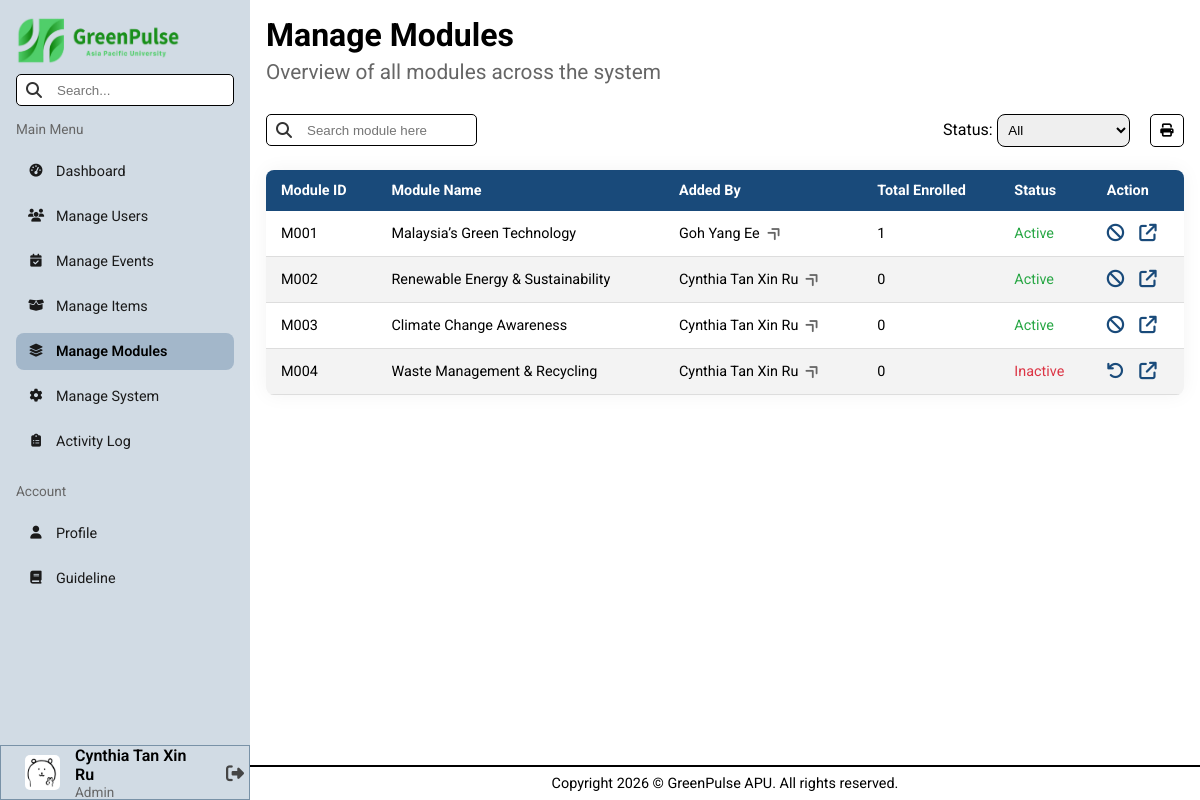
/pages/admin/manageModules.php (signed in), run on the app's committed database.
### tables this page shows
CREATE TABLE `users` (
  `user_id` varchar(8) NOT NULL,
  `name` varchar(100) NOT NULL,
  `nationality` varchar(50) DEFAULT NULL,
  `gender` char(1) DEFAULT NULL,
  `date_of_birth` date NOT NULL,
  `contact_number` varchar(12) NOT NULL,
  `education_email` varchar(50) NOT NULL,
  `course_name` varchar(255) NOT NULL,
  `registration_date` date NOT NULL,
  `password` varchar(255) NOT NULL,
  `safety_question_1` varchar(150) DEFAULT NULL,
  `answer_1` varchar(150) DEFAULT NULL,
  `safety_question_2` varchar(150) DEFAULT NULL,
  `answer_2` varchar(150) DEFAULT NULL,
  `green_points` int(11) DEFAULT NULL,
  `total_earned` int(11) DEFAULT NULL,
  `avatar` varchar(255) DEFAULT NULL,
  `role` varchar(50) NOT NULL,
  `last_login` datetime DEFAULT NULL,
  `account_status` varchar(50) NOT NULL DEFAULT 'Active'
);

CREATE TABLE `modules` (
  `module_id` varchar(8) NOT NULL,
  `user_id` varchar(8) NOT NULL,
  `module_name` varchar(100) NOT NULL,
  `module_description` varchar(255) NOT NULL,
  `module_cover` varchar(255) NOT NULL,
  `module_material` varchar(255) NOT NULL,
  `module_video` varchar(255) NOT NULL,
  `module_status` varchar(50) NOT NULL DEFAULT 'Active'
);

### backend/sessionData.php (called while the page is built, shortened)
<?php
    $userID = $_SESSION["userID"];
    $userName = $_SESSION["userName"];
?>

### pages/admin/manageModules.php (the view, shortened to what this page needs)
<?php
    include("../../conn.php");
    include("../../backend/sessionData.php");
    include("../../backend/utility.php");
    $sql = "SELECT * FROM modules";
    $currentStatus = "";
    $result = mysqli_query($conn, $sql);
    $modules = array();
    if (mysqli_num_rows($result) > 0) {
        while ($row = mysqli_fetch_assoc($result)) {
            $modules[] = $row;
        }
    }
?>
<!DOCTYPE html>
<html lang="en">
    <head>
        <link rel="stylesheet" href="../../styles/admin.css">
        <?php include("library.php"); ?>
    </head>
    <body>
        <?php include("header.php"); ?>
        <main class="search-area">
            <h1>Manage Modules</h1>
            <h2 class="page-subTitle">Overview of all modules across the system</h2>
            <div class="action-bar" style="margin: 1em 0;">
                <form action="" method="GET">
                    <div class="table-search-box">
                        <input type="text" name="target" placeholder="Search module here">
                    </div>
                </form>
                <form action="" method="GET" class="select-container" id="module-form">
                    <div class="select-boxs">
                        <div>
                            <label for="moduleStatus">Status: </label>
                            <select name="txtStatus" id="moduleStatus">
                                <option value="" <?php if ($currentStatus === "") echo "selected" ?>>All</option>
                            </select>
                        </div>
                        <button class="print" onclick="window.print()">
                            <i class="fa-solid fa-print"></i>
                        </button>
                    </div>
                </form>
            </div>
            <div class="flex-container desktop-table" style="margin: 1em 0;">
                <table>
                    <thead>
                        <tr>
                            <th>Module ID</th>
                            <th>Module Name</th>
                            <th>Added By</th>
                            <th>Total Enrolled</th>
                            <th>Status</th>
                            <th>Action</th>
                        </tr>
                    </thead>
                    <tbody>
                        <?php
                            foreach ($modules as $row) {
                                $config = tableConfig($row["module_status"]);
                                $textColor = $config[0];
                                $icon = $config[1];
                                $title = $config[2];
                                $nextStatus = $config[3];
                                $author = getUserName($conn, $row["user_id"]);
                                $totalEnrolled = totalEnrolled($conn, $row["module_id"]);
                                echo '<tr>
                                        <td>' . $row['module_id'] . '</td>
                                        <td>' . $row['module_name'] . '</td>
                                        <td>
                                            <a href="viewUserProfile.php?id=' . $row['user_id'] . '" class="redirect-link" title="View User Profile">
                                                ' . $author . '
                                                <i class="fa-solid fa-angle-double-right table-linkIcon"></i>
                                            </a>
                                        </td>
                                        <td>' . $totalEnrolled . '</td>
                                        <td style="color:' . $textColor . '">' . $row['module_status'] . '</td>
                                        <td>
                                            <div class="action-container">
                                                <form action="" method="GET">
                                                    <input type="hidden" name="target_moduleID" value="' . $row['module_id'] . '">
                                                    <input type="hidden" name="next_status" value="' . $nextStatus . '">
                                                    <button name="btnChangeStatus" type="submit" class="action-btn" title="'. $title .'">
                                                        ' . $icon . '
                                                    </button>
                                                </form>
                                                <a href="viewModuleDetails.php?id=' . $row['module_id'] . '" class="action-btn" title="View">
                                                    <i class="fa-solid fa-arrow-up-right-from-square"></i>
                                                </a>
                                            </div>
                                        </td>
                                    </tr>';
                            }
                        ?>
                    </tbody>
                </table>
            </div>
        </main>
        <?php include("footer.php"); ?>
    </body>
</html>

### pages/admin/header.php (shortened to what this page needs)
<?php
    $sql_userInfo = "SELECT avatar FROM users WHERE user_id = '$userID'";
    $result_userInfo = mysqli_query($conn, $sql_userInfo);
    $data_userInfo = mysqli_fetch_assoc($result_userInfo);
    $avatar = $data_userInfo["avatar"] ?? "src/avatars/default.png";
?>
<aside id="sidebar">
    <img src="../../src/elements/logo_horizontal.png" alt="Logo" width="165rem" height="50rem" class="desktop_logo">
    <div class="search-box">
        <input type="text" id="txtSearchInput" placeholder="Search...">
    </div>
    <p class="sidebar-subTitle">Main Menu</p>
    <div class="nav-pages">
        <a id="dashboard" href="index.php">
            <i class="fa-solid fa-gauge-high"></i> Dashboard
        </a>
        <a id="manageUsers" href="manageUsers.php">
            <i class="fa-solid fa-users"></i> Manage Users
        </a>
        <a id="manageEvents" href="manageEvents.php">
            <i class="fa-solid fa-calendar-check"></i> Manage Events
        </a>
        <a id="manageItems" href="manageItems.php">
            <i class="fa-solid fa-box-open"></i> Manage Items
        </a>
        <a id="manageModules" href="manageModules.php">
            <i class="fa-solid fa-layer-group"></i> Manage Modules
        </a>
        <a id="ManageSystem" href="manageSystem.php">
            <i class="fa-solid fa-gear"></i> Manage System
        </a>
        <a id="activityLog" href="activityLog.php">
            <i class="fa-solid fa-clipboard-list"></i> Activity Log
        </a>
    </div>
    <p class="sidebar-subTitle">Account</p>
    <div class="nav-pages">
        <a id="profile" href="profile.php">
            <i class="fa-solid fa-user"></i> Profile
        </a>
        <a id="guildeline" href="guideline.php">
            <i class="fa-solid fa-book"></i> Guideline
        </a>
    </div>
    <div class="user-info-section">
        <img src="../../<?php echo $avatar ?>" alt="user_avatar" width="35px" height="35px">
        <div class="user-info-box">
            <p class="name"> <?php echo $userName ?? "Unknown User" ?> </p>
            <p class="role">Admin</p>
        </div>
        <form action="../../backend/logoutRedirect.php" method="POST" class="logout-form">
            <button type="submit" class="logout-btn" title="Logout">
                <i class="fa-solid fa-right-from-bracket"></i>
            </button>
        </form>
    </div>
</aside>

### backend/utility.php (shortened to what this page needs)
<?php
    function statusColor($status) {
        if ($status === "Active" || $status === "Complete") {
            return "#28a745";
        }
        elseif ($status === "Inactive" || $status === "Pending") {
            return "#dc3545";
        }
    }
    function getUserName($conn, $user_id) {
        $sql = "SELECT name FROM users WHERE user_id = '$user_id'";
        $result = mysqli_query($conn, $sql);
        if (mysqli_num_rows($result) > 0) {
            $row = mysqli_fetch_assoc($result);
            return $row["name"];
        }
        return "User Not Found";
    }
    function tableConfig($status) {
        $icon = ""; $textColor = ""; $nextStatus = "";
        switch ($status) {
            case "Active":
                $icon = "<i class='fa-solid fa-ban'></i>";
                $textColor = statusColor($status);
                $nextStatus = "Inactive";
                break;
            case "Inactive":
                $icon = "<i class='fa-solid fa-undo'></i>";
                $textColor = statusColor($status);
                $nextStatus = "Active";
                break;
        }
        $title = $nextStatus;
        return array($textColor, $icon, $title, $nextStatus);
    }
    function totalEnrolled($conn, $moduleID) {
        $sql = "SELECT COUNT(*) AS total FROM module_history
                WHERE module_id = '$moduleID'";
        $result= mysqli_query($conn, $sql);
        $row = mysqli_fetch_assoc($result);
        return $row["total"];
    }
?>

### styles/admin.css (style rules this page uses)
body { min-height: 100vh; display: grid; grid-template-columns: 250px 1fr; grid-template-rows: 1fr auto; grid-template-areas: "sidebar main" "sidebar footer"; }
aside { grid-area: sidebar; padding: 1em; background-color: #d1dbe4; top: 0; position: sticky; align-self: start; height: 100vh; display: flex; flex-direction: column; z-index: 1000; }
main { grid-area: main; padding: 1em; }
.search-box { margin: 0.5em 0; position: relative; }
.search-box input, .table-search-box input, .popup-form input, .popup-input select, .addNewAnnouncem-form input { width: 100%; height: 2rem; padding: 10px 15px 10px 40px; border-radius: 5px; border: none; outline: none; border: 1px black solid; }
.nav-pages { display: flex; flex-direction: column; margin: 1em 0; gap: 0.5em; }
.nav-pages a, .nav-pages i { color: #1a1a1a; font-size: 0.9em; }
.nav-pages a { text-decoration: none; display: flex; align-items: center; padding: 10px 10px; border-radius: 8px; transition: all 0.3s ease; }
.nav-pages i { margin-right: 10px; width: 20px; text-align: center; }
.nav-pages a.active { background-color: #a3b7ca; font-weight: 600; color: #000; }
.user-info-section { margin: auto -1em -1em -1em; border: 1.5px #7992a7 solid; height: 55px; width: 250px; align-self: flex-end; display: flex; flex-direction: row; align-items: center; padding: 0 0 0 1.5em; gap: 15px; }
.user-info-section img { border-radius: 5px; }
.user-info-section .user-info-box .name { font-size: 1em; font-weight: 600; }
.user-info-section .user-info-box .role { font-size: 0.85em; color: #666; }
.logout-form { margin: 0; padding-left: 0.2em; display: flex; }
.logout-btn { background: none; border: none; padding: 5px; cursor: pointer; font-size: 18px; color: #454545; transition: 0.3s; display: flex; align-items: center; }
.sidebar-subTitle { margin-top: 0.5em; font-size: 0.85em; color: #666; }
.page-subTitle { padding: 0.3em 0; color: #666; font-weight: 400; font-size: 1.3em; }
.flex-container { display: flex; flex-direction: column; justify-content: center; align-items: center; }
.item-chart select, .select-boxs select { width: 10em; padding: 0.5em; border-radius: 8px; border: 1px black solid; }
table { width: 100%; border-collapse: collapse; background-color: #ffffff; font-size: 0.9em; min-width: 400px; border-radius: 8px; box-shadow: 0 0 20px rgba(0, 0, 0, 0.05); overflow: hidden; }
thead tr { background-color: #194a7a; color: #ffffff; text-align: left; font-weight: bold; }
th, td { padding: 12px 15px; }
tbody tr { border-bottom: 1px solid #dddddd; }
tbody tr:nth-of-type(even) { background-color: #f3f3f3; }
.action-container { display: flex; flex-direction: row; justify-content: left; gap: 15px; font-size: 1.1em; }
.action-btn { background: none; border: none; cursor: pointer; font-size: 1.1em; color: #194a7a; }
.action-bar { display: flex; flex-direction: row; justify-content: space-between; align-items: center; width: 100%; gap: 10px; }
.table-search-box { margin: 0.5em 0; position: relative; width: 100%; }
.table-search-box input { width: 90%; }
.select-container { display: flex; flex-direction: row; gap: 15px; }
.select-boxs, .action-btns { gap: 20px; }
.select-boxs { display: flex; flex-direction: row; }
.select-container button { background-color: rgba(25, 74, 122, 0.6); padding: 0.5em 0.7em; border: none; border-radius: 5px; }
.print { padding: 0 1em; background-color: white !important; border: 1px black solid !important; }
.redirect-link { color: black; text-decoration: none; cursor: pointer; }
.table-linkIcon { transform: rotate(-45deg); color: #666; margin-left: 0.3em; font-weight: 300; }
button, select { cursor: pointer; }

### styles/general.css (style rules this page uses)
* { margin: 0; padding: 0; box-sizing: border-box; }
body { font-family: "Roboto", sans-serif; }
html, body { max-width: 100%; overflow-x: clip; }

### data on the page
users: avatar (picture)
modules: module_id "M001", module_name "Malaysia’s Green Technology", user.name "Goh Yang Ee", totalEnrolled "1", module_status "Active"
modules: module_id "M002", module_name "Renewable Energy & Sustainability", user.name "Cynthia Tan Xin Ru", totalEnrolled "0", module_status "Active"
modules: module_id "M003", module_name "Climate Change Awareness", user.name "Cynthia Tan Xin Ru", totalEnrolled "0", module_status "Active"
modules: module_id "M004", module_name "Waste Management & Recycling", user.name "Cynthia Tan Xin Ru", totalEnrolled "0", module_status "Inactive"

### other printed values
$userName "Cynthia Tan Xin Ru"
